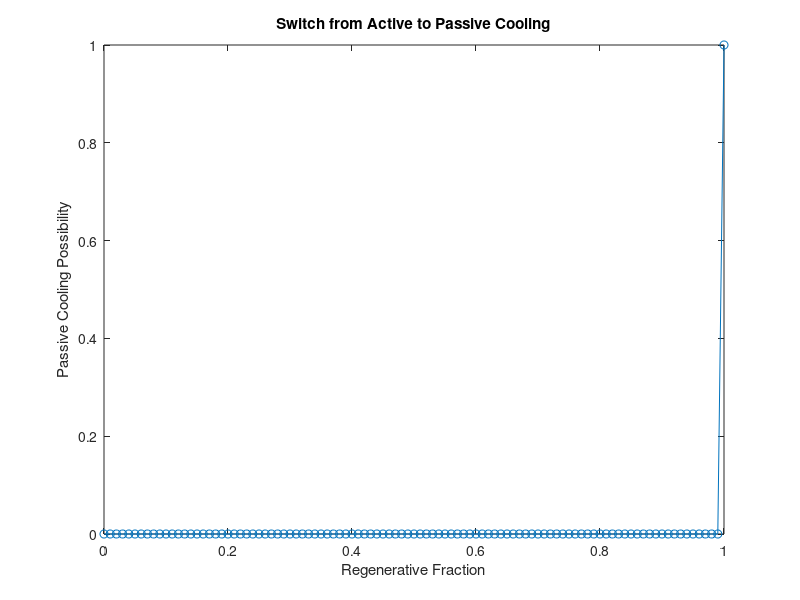

Recreate this plot in MATLAB.
% Constants
g = 9.81; % gravitational constant (m/s^2)
J = 4186; % Joule's constant (J/kg*K)

% Copper Properties (modify as needed)
thermal_conductivity_copper = 401; % Thermal conductivity of copper (W/m*K)
specific_heat_capacity_copper = 385; % Specific heat capacity of copper (J/kg*K)

% Example Values (modify as needed)
PI = 30e3; % Power input (W)
w = 0.1; % Propellant flow rate (kg/s)
Po = 1; % Plenum-chamber pressure (atm)
Tgas = 300; % Gas temperature (K)
Tw = 300; % Wall temperature (K)

% Properties of Hydrogen (modify as needed)
Hex = 0; % Neglecting thermal energy at nozzle exit for simplicity
HF = 0; % Frozen-flow enthalpy (cal/g)
Hgas = 30; % Gas enthalpy (cal/g) - Example value

% Regenerative Cooling Parameters
A = 0.9; % Arc heater efficiency
F = 0.8; % Frozen-flow efficiency
AN = 0.01; % Inside surface area of thrust or nozzle (sq cm)

% Preallocate arrays for storing results
regen_fraction = 0:0.01:1;
passive_cooling = zeros(size(regen_fraction));

% Loop over regenerative fractions
for i = 1:length(regen_fraction)
    E = regen_fraction(i); % Regenerative fraction
    
    % Power Balance Equations
    Pex = PI * A; % Thermal power loss (available energy not converted to kinetic energy)
    PQ = 0.5 * w * g * (1 - F); % Nozzle-heat power loss (example - modify as needed)
    PR = E * (PI + PQ); % Power absorbed regeneratively
    
    % Determine if passive cooling is possible for portions of the nozzle
    if PR >= (PI + PQ)
        passive_cooling(i) = 1; % Passive cooling possible
    else
        passive_cooling(i) = 0; % Passive cooling not possible
    end
end

% Find the switch point
switch_point = find(passive_cooling, 1, 'first');
switch_fraction = regen_fraction(switch_point);

% Display the switch point
disp(['Passive cooling is possible for portions of the nozzle beyond epsilon = ' num2str(switch_fraction)]);

% Plotting
plot(regen_fraction, passive_cooling, '-o');
xlabel('Regenerative Fraction');
ylabel('Passive Cooling Possibility');
title('Switch from Active to Passive Cooling');



